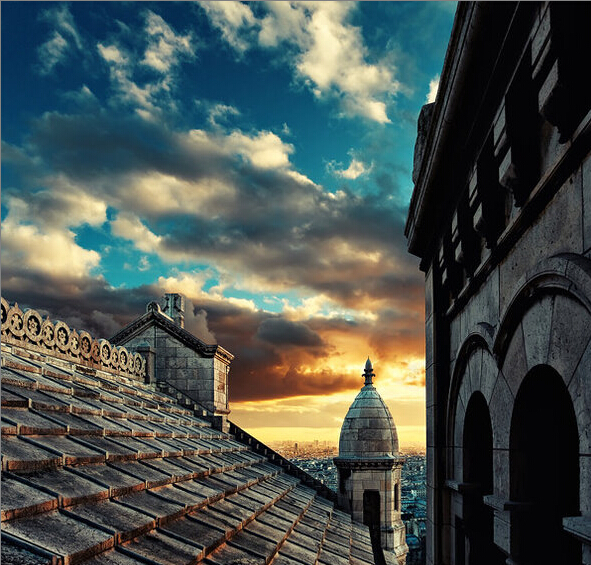
//> input picture 2 OpenCV图像处理/3 OpenCV图像处理进阶（imgproc组件、feature2D组件）/1 图像处理/1 图像处理（C-漫水填充）/demo1-漫水填充/1.jpg, 591 x 565 px
$ ./test   (built with g++ and OpenCV 4)
//> lines starting //> are read from the running program, lines starting //| are printed output that depends on the picture; after the words box and inside, x2 and y2 are one past the last pixel; in counts of white or black regions, pixels touching at a corner belong together
/**
  ******************************************************************************
  * @file    test.cpp
  * @author  Bruceou
  * @version V1.0
  * @date    2017-11
  * @brief   漫水填充综合实例
  ******************************************************************************
  * @attention
  * 本程序适用于OpenCV2和OpenCV3版本。
  ******************************************************************************
  */
/**Includes*********************************************************************/
#include "opencv2/imgproc/imgproc.hpp"
#include "opencv2/highgui/highgui.hpp"
#include <iostream>


/**namespace*******************************************************************/
using namespace cv;
using namespace std;

/**【全局变量声明部分】********************************************************/
Mat g_srcImage, g_dstImage, g_grayImage, g_maskImage;//定义原始图、目标图、灰度图、掩模图
int g_nFillMode = 1;//漫水填充的模式
int g_nLowDifference = 20, g_nUpDifference = 20;//负差最大值、正差最大值
int g_nConnectivity = 4;//表示floodFill函数标识符低八位的连通值
int g_bIsColor = true;//是否为彩色图的标识符布尔值
bool g_bUseMask = false;//是否显示掩膜窗口的布尔值
int g_nNewMaskVal = 255;//新的重新绘制的像素值

/**
  * @brief     帮助信息
  * @param     None
  * @retval    None
  */
static void ShowHelpText()
{
	//输出一些帮助信息
	printf("\n\n\n\t欢迎来到漫水填充示例程序~\n\n");
	printf( "\n\n\t按键操作说明: \n\n"
		"\t\t鼠标点击图中区域- 进行漫水填充操作\n"
		"\t\t键盘按键【ESC】- 退出程序\n"
		"\t\t键盘按键【1】-  切换彩色图/灰度图模式\n"
		"\t\t键盘按键【2】- 显示/隐藏掩膜窗口\n"
		"\t\t键盘按键【3】- 恢复原始图像\n"
		"\t\t键盘按键【4】- 使用空范围的漫水填充\n"
		"\t\t键盘按键【5】- 使用渐变、固定范围的漫水填充\n"
		"\t\t键盘按键【6】- 使用渐变、浮动范围的漫水填充\n"
		"\t\t键盘按键【7】- 操作标志符的低八位使用4位的连接模式\n"
		"\t\t键盘按键【8】- 操作标志符的低八位使用8位的连接模式\n"
		"\n\n\t\t\t\t\t\t\t\t\n\n\n"
		);
}

/**
  * @brief     鼠标消息onMouse回调函数
  * @param     event   事件
               x       横坐标
			   y       纵坐标
			   int
			   void
  * @retval    None
  */
static void onMouse( int event, int x, int y, int, void* )
{
	// 若鼠标左键没有按下，便返回
	if( event != CV_EVENT_LBUTTONDOWN )
		return;

	//-------------------【<1>调用floodFill函数之前的参数准备部分】---------------
	Point seed = Point(x,y);
	int LowDifference = g_nFillMode == 0 ? 0 : g_nLowDifference;//空范围的漫水填充，此值设为0，否则设为全局的g_nLowDifference
	int UpDifference = g_nFillMode == 0 ? 0 : g_nUpDifference;//空范围的漫水填充，此值设为0，否则设为全局的g_nUpDifference
	int flags = g_nConnectivity + (g_nNewMaskVal << 8) +
		(g_nFillMode == 1 ? CV_FLOODFILL_FIXED_RANGE : 0);//标识符的0~7位为g_nConnectivity，8~15位为g_nNewMaskVal左移8位的值，16~23位为CV_FLOODFILL_FIXED_RANGE或者0。

	//随机生成bgr值
	int b = (unsigned)theRNG() & 255;//随机返回一个0~255之间的值
	int g = (unsigned)theRNG() & 255;//随机返回一个0~255之间的值
	int r = (unsigned)theRNG() & 255;//随机返回一个0~255之间的值
	Rect ccomp;//定义重绘区域的最小边界矩形区域

	Scalar newVal = g_bIsColor ? Scalar(b, g, r) : Scalar(r*0.299 + g*0.587 + b*0.114);//在重绘区域像素的新值，若是彩色图模式，取Scalar(b, g, r)；若是灰度图模式，取Scalar(r*0.299 + g*0.587 + b*0.114)

	Mat dst = g_bIsColor ? g_dstImage : g_grayImage;//目标图的赋值
	int area;

	//--------------------【<2>正式调用floodFill函数】-----------------------------
	if( g_bUseMask )
	{
		threshold(g_maskImage, g_maskImage, 1, 128, CV_THRESH_BINARY);
		area = floodFill(dst, g_maskImage, seed, newVal, &ccomp, Scalar(LowDifference, LowDifference, LowDifference),
			Scalar(UpDifference, UpDifference, UpDifference), flags);
		imshow( "mask", g_maskImage );
	}
	else
	{
		area = floodFill(dst, seed, newVal, &ccomp, Scalar(LowDifference, LowDifference, LowDifference),
			Scalar(UpDifference, UpDifference, UpDifference), flags);
	}

	imshow("效果图", dst);
	cout << area << " 个像素被重绘\n";
}

/**
  * @brief     主函数
  * @param     argc 命令行参数个数
               argv 命令行参数
  * @retval    int
  */
int main (int argc, char **argv)
{
	//改变console字体颜色
	system("color 2F");

	//载入原图
	g_srcImage = imread("1.jpg", 1);
//> g_srcImage is the input picture: 565 rows x 591 cols, CV_8UC3; mean B, G, R 78.4, 82.8, 73.8

    if( !g_srcImage.data ) { printf("Oh，no，读取图片image0错误~！ \n"); return false; }

	//显示帮助文字
	ShowHelpText();

	g_srcImage.copyTo(g_dstImage);//拷贝源图到目标图
	cvtColor(g_srcImage, g_grayImage, COLOR_BGR2GRAY);//转换三通道的image0到灰度图
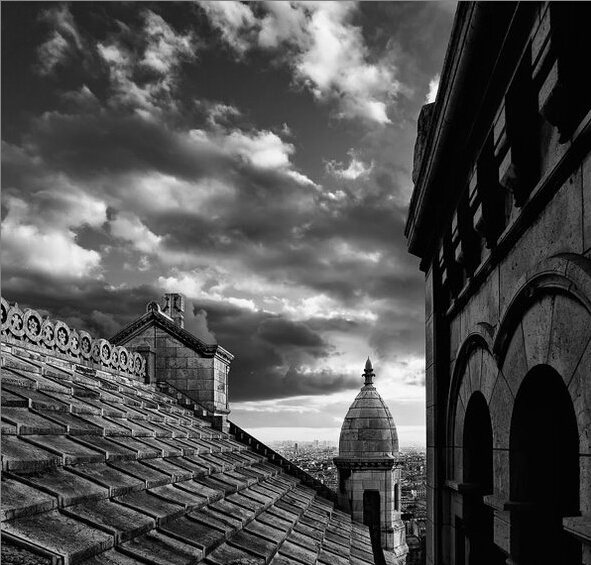
//> g_grayImage: 565 rows x 591 cols, CV_8UC1; min 0, max 254, mean 79.6
	g_maskImage.create(g_srcImage.rows+2, g_srcImage.cols+2, CV_8UC1);//利用image0的尺寸来初始化掩膜mask

	namedWindow( "效果图",CV_WINDOW_AUTOSIZE );

	//创建Trackbar
	createTrackbar( "负差最大值", "效果图", &g_nLowDifference, 255, 0 );
	createTrackbar( "正差最大值" ,"效果图", &g_nUpDifference, 255, 0 );

	//鼠标回调函数
	setMouseCallback( "效果图", onMouse, 0 );

	//循环轮询按键
	while(1)
	{
		//先显示效果图
		imshow("效果图", g_bIsColor ? g_dstImage : g_grayImage);

		//获取键盘按键
		int c = waitKey(0);
//> the left mouse button is pressed and released at (147, 141)
//> in onMouse, `area = floodFill(dst, seed, newVal, &ccomp, Scalar(LowDifference, LowD..`: area = 17045; ccomp = Rect(1, 1, 170, 169)
//| 17045 个像素被重绘
//> the left mouse button is pressed and released at (443, 141)
//| 54110 个像素被重绘
//> the left mouse button is pressed and released at (443, 423)
//> in onMouse (call 5), `area = floodFill(dst, seed, newVal, &ccomp, Scalar(LowDifference, LowD..`:
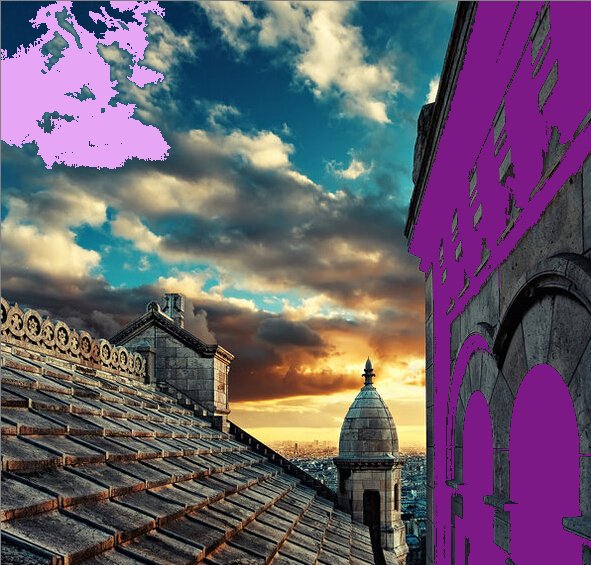
//> dst: 565 rows x 591 cols, CV_8UC3; mean B, G, R 107, 91.3, 103.9
//| 54110 个像素被重绘
//> the left mouse button is pressed and released at (147, 423)
//> in onMouse (call 7), `area = floodFill(dst, seed, newVal, &ccomp, Scalar(LowDifference, LowD..`: dst: 565 rows x 591 cols, CV_8UC3; 4 pixels changed, all inside (x1, y1, x2, y2) = (146, 422, 149, 424)
//| 4 个像素被重绘
//> the Esc key is pressed
		//判断ESC是否按下，若按下便退出
		if( (c & 255) == 27 )
		{
			cout << "程序退出...........\n";
			break;
		}

		//根据按键的不同，进行各种操作
		switch( (char)c )
		{
		//如果键盘“1”被按下，效果图在在灰度图，彩色图之间互换
		case '1':
			if( g_bIsColor )//若原来为彩色，转为灰度图，并且将掩膜mask所有元素设置为0
			{
				cout << "键盘“1”被按下，切换彩色/灰度模式，当前操作为将【彩色模式】切换为【灰度模式】\n";
				cvtColor(g_srcImage, g_grayImage, COLOR_BGR2GRAY);
				g_maskImage = Scalar::all(0);	//将mask所有元素设置为0
				g_bIsColor = false;	//将标识符置为false，表示当前图像不为彩色，而是灰度
			}
			else//若原来为灰度图，便将原来的彩图image0再次拷贝给image，并且将掩膜mask所有元素设置为0
			{
				cout << "键盘“1”被按下，切换彩色/灰度模式，当前操作为将【彩色模式】切换为【灰度模式】\n";
				g_srcImage.copyTo(g_dstImage);
				g_maskImage = Scalar::all(0);
				g_bIsColor = true;//将标识符置为true，表示当前图像模式为彩色
			}
			break;
		//如果键盘按键“2”被按下，显示/隐藏掩膜窗口
		case '2':
			if( g_bUseMask )
			{
				destroyWindow( "mask" );
				g_bUseMask = false;
			}
			else
			{
				namedWindow( "mask", 0 );
				g_maskImage = Scalar::all(0);
				imshow("mask", g_maskImage);
				g_bUseMask = true;
			}
			break;
		//如果键盘按键“3”被按下，恢复原始图像
		case '3':
			cout << "按键“3”被按下，恢复原始图像\n";
			g_srcImage.copyTo(g_dstImage);
			cvtColor(g_dstImage, g_grayImage, COLOR_BGR2GRAY);
			g_maskImage = Scalar::all(0);
			break;
		//如果键盘按键“4”被按下，使用空范围的漫水填充
		case '4':
			cout << "按键“4”被按下，使用空范围的漫水填充\n";
			g_nFillMode = 0;
			break;
		//如果键盘按键“5”被按下，使用渐变、固定范围的漫水填充
		case '5':
			cout << "按键“5”被按下，使用渐变、固定范围的漫水填充\n";
			g_nFillMode = 1;
			break;
		//如果键盘按键“6”被按下，使用渐变、浮动范围的漫水填充
		case '6':
			cout << "按键“6”被按下，使用渐变、浮动范围的漫水填充\n";
			g_nFillMode = 2;
			break;
		//如果键盘按键“7”被按下，操作标志符的低八位使用4位的连接模式
		case '7':
			cout << "按键“7”被按下，操作标志符的低八位使用4位的连接模式\n";
			g_nConnectivity = 4;
			break;
		//如果键盘按键“8”被按下，操作标志符的低八位使用8位的连接模式
		case '8':
			cout << "按键“8”被按下，操作标志符的低八位使用8位的连接模式\n";
			g_nConnectivity = 8;
			break;
		}
	}

	return 0;
}
